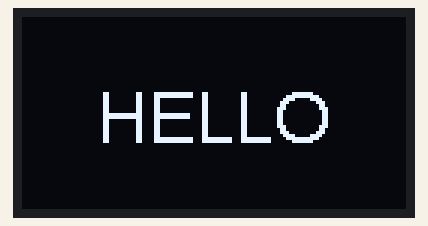
Simulated run of this sketch. Board: ESP8266 (NodeMCU). Shown: 128×64 one-colour display.

Above: at 0.1 s.
At 1.1 s:
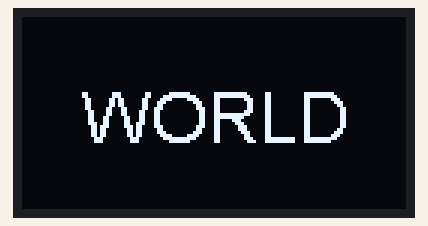

Measured:
- what the display in image 0 shows lasts 1.0 s, from 0.1 s to 1.1 s

The sketch:

helloWorld-loop.ino
```cpp
#include "SSD1306.h"
#include "OLEDDisplayUi.h"
#define SSD1306_ADDRESS 0x3c

#define I2C_SDA 21
#define I2C_SCL 22

SSD1306 oled(SSD1306_ADDRESS, I2C_SDA, I2C_SCL);
OLEDDisplayUi ui(&oled);


void setup()
{
    Serial.begin(115200);
    Serial.setDebugOutput(true);
    Serial.println();


    oled.init();
    oled.setFont(ArialMT_Plain_24);
    oled.setTextAlignment(TEXT_ALIGN_CENTER);
    delay(50);
}

void loop(){
    oled.clear();
    oled.drawString(oled.getWidth() / 2, 20, "HELLO");
    oled.display();
    delay(1000);

    oled.clear();
    oled.drawString(oled.getWidth() / 2, 20, "WORLD");
    oled.display();
    delay(1000);

}
```
